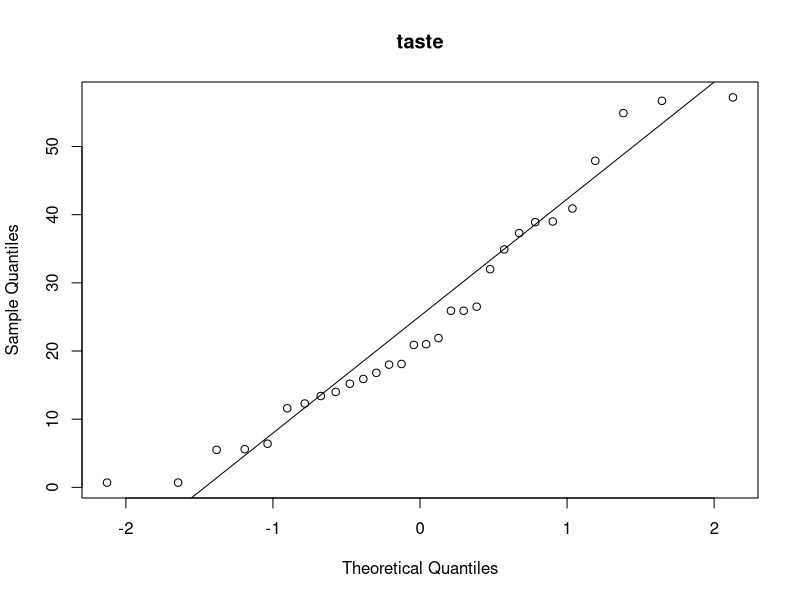
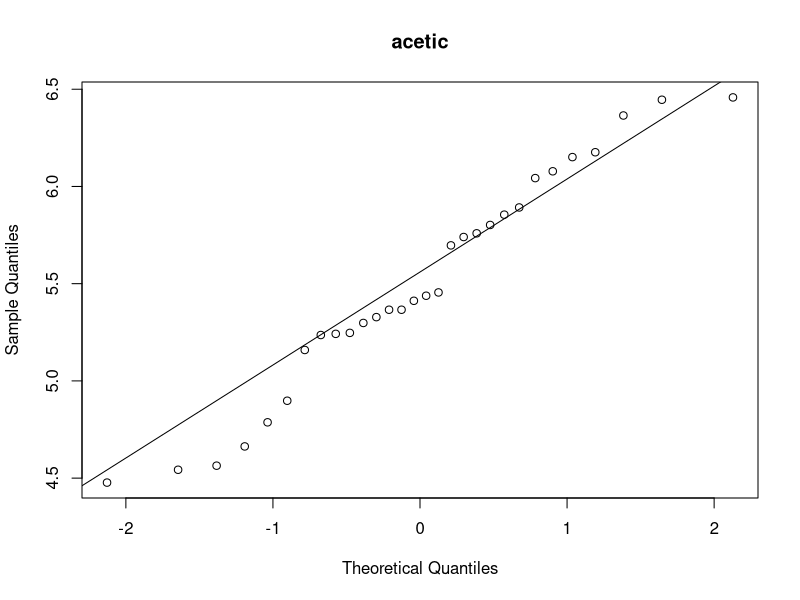
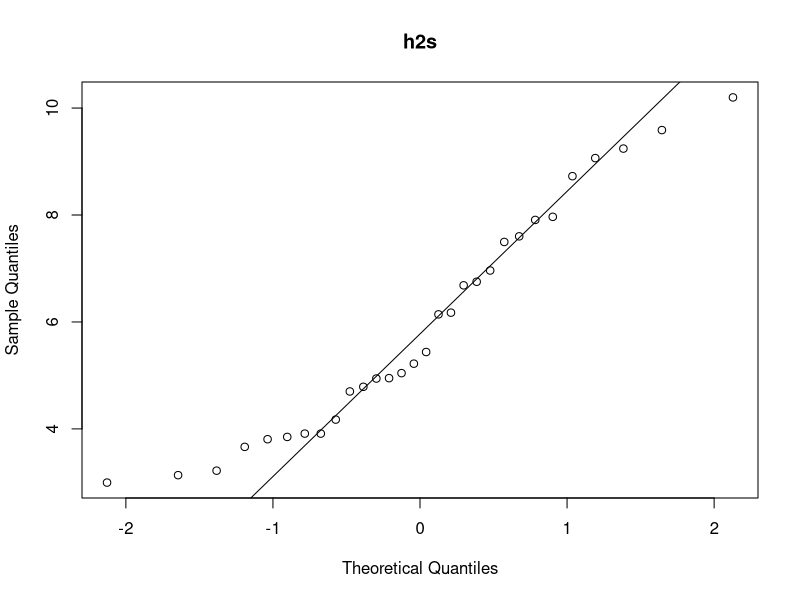
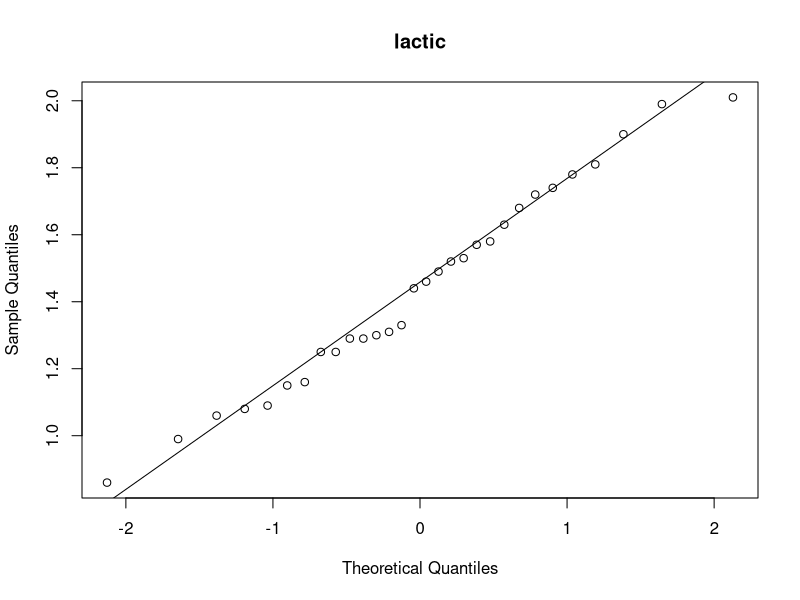
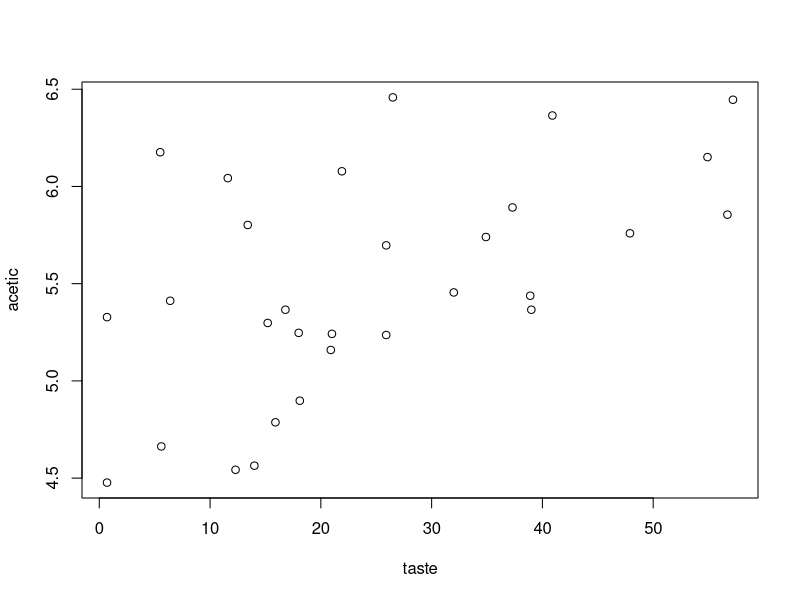
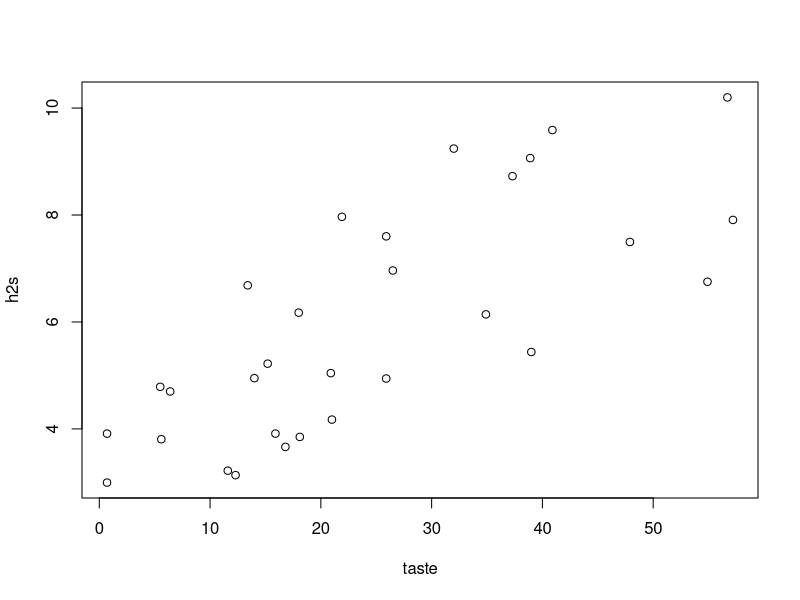
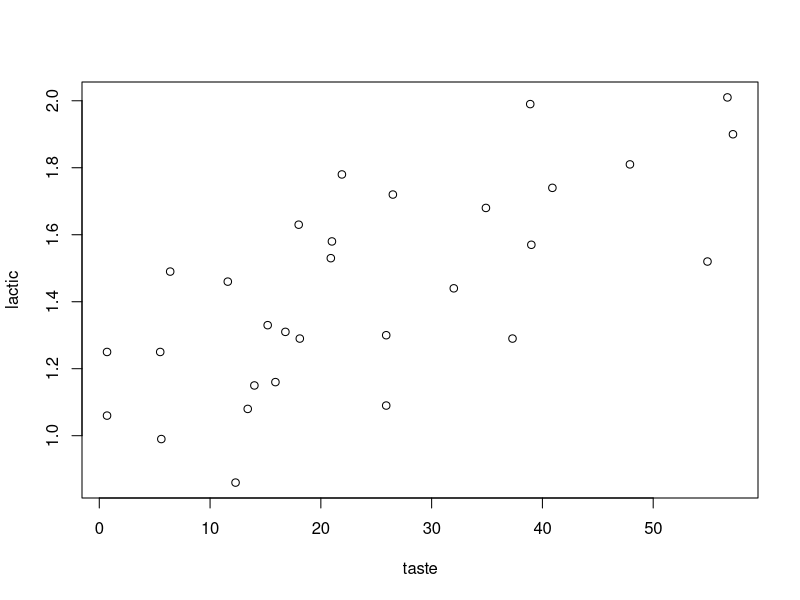
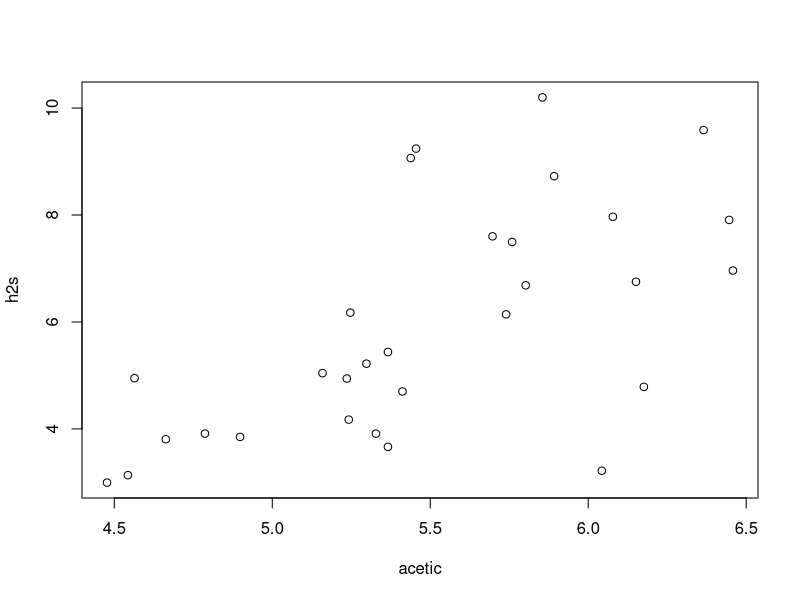

Write R code to recreate these figures, in order.
## ---- chunk 1
cheese <- as.matrix(read.csv2("cheese.csv", header = TRUE, sep = ","))

cheeseCols <- colnames(cheese)
for (col in cheeseCols) {
  cur <- as.numeric(cheese[, col])
  # mean, median, sd, iqr
  out <- c(paste("Type:", col), paste("Mean:", round(mean(cur), 2)),
           paste("Median:", round(median(cur), 2)), paste("SD:", round(sd(cur), 2)),
           paste("IQR:", round(IQR(cur), 2)))
  print(format(out, justify = "left", trim = TRUE))
  # stemplot
  stem(cur)
  # normal quantile plot
  qqnorm(cur, main = col)
  qqline(cur)
}
## ---- chunk 2
for (col in cheeseCols) {
  colIdx <- grep(col, cheeseCols)
  col1Data <- as.numeric(cheese[, col])
  for (col2 in cheeseCols) {
    if (colIdx < grep(col2, cheeseCols)) {
      col2Data <- as.numeric(cheese[, col2])
      plot(col1Data, col2Data, xlab = col, ylab = col2)
      correl <- cor.test(col1Data, col2Data)
      cat("Correlation between", col, "and", col2, "is:", correl$estimate,
          "with a p-value of", correl$p.value, "\n")
    }
  }
}
## ---- chunk 3
tasteCol <- as.numeric(cheese[, "taste"])
aceticCol <- as.numeric(cheese[, "acetic"])
tasteVsAcetic <- lm(tasteCol ~ aceticCol, data.frame(cheese))
plot(aceticCol, tasteCol, xlab = "Acetic", ylab = "Taste")
abline(tasteVsAcetic)
## ---- chunk 4
tVsAResiduals <- residuals(tasteVsAcetic)
plot(cheese[, "h2s"], tVsAResiduals, xlab = "H2S", ylab = "TvA Residuals")
plot(cheese[, "lactic"], tVsAResiduals, xlab = "Lactic", ylab = "TvA Residuals")
## ---- chunk 5
h2sCol <- as.numeric(cheese[, "h2s"])
tasteVsH2S <- lm(tasteCol ~ h2sCol, data.frame(cheese))
plot(h2sCol, tasteCol, xlab = "H2S", ylab = "Taste")
abline(tasteVsH2S)
## ---- chunk 6
tVsHResiduals <- residuals(tasteVsH2S)
plot(cheese[, "acetic"], tVsHResiduals, xlab = "Acetic", ylab = "TvH2S Residuals")
plot(cheese[, "lactic"], tVsHResiduals, xlab = "Lactic", ylab = "TvH2S Residuals")
## ---- chunk 7
lacticCol <- as.numeric(cheese[, "lactic"])
tasteVsLactic <- lm(tasteCol ~ lacticCol, data.frame(cheese))
plot(lacticCol, tasteCol, xlab = "Lactic", ylab = "Taste")
abline(tasteVsLactic)
## ---- chunk 8
tVsLResiduals <- residuals(tasteVsLactic)
plot(cheese[, "acetic"], tVsLResiduals, xlab = "Acetic", ylab = "TvL Residuals")
plot(cheese[, "h2s"], tVsLResiduals, xlab = "H2S", ylab = "TvL Residuals")
## ---- chunk 9
# table of F stat, P-val, R^2, and standard dev estimate
summary(tasteVsAcetic)["coefficients"]
summary(tasteVsH2S)["coefficients"]
summary(tasteVsLactic)["coefficients"]


# regression equations
## ---- chunk 10

tasteVsAnH <- lm(tasteCol ~ aceticCol+h2sCol, data.frame(cheese))
summary(tasteVsAnH)

## ---- chunk 11

##tVsResiduals <- residuals(tasteVsLactic)
##plot(cheese[, "acetic"], tVsLResiduals, xlab = "Acetic", ylab = "TvL Residuals")
##plot(cheese[, "h2s"], tVsLResiduals, xlab = "H2S", ylab = "TvL Residuals")
